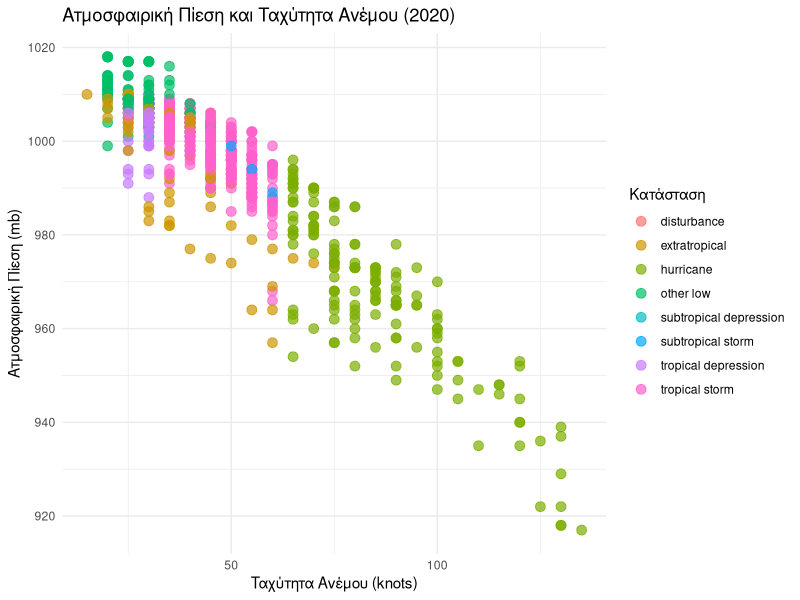
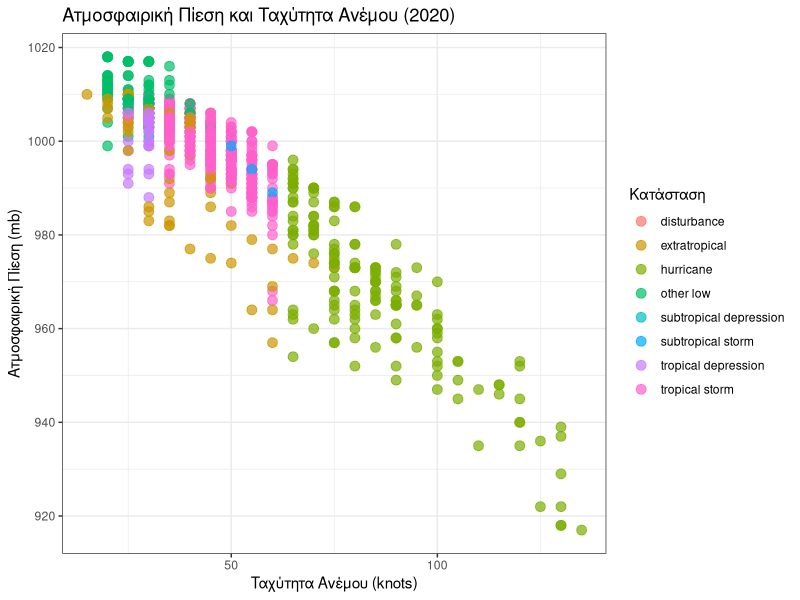
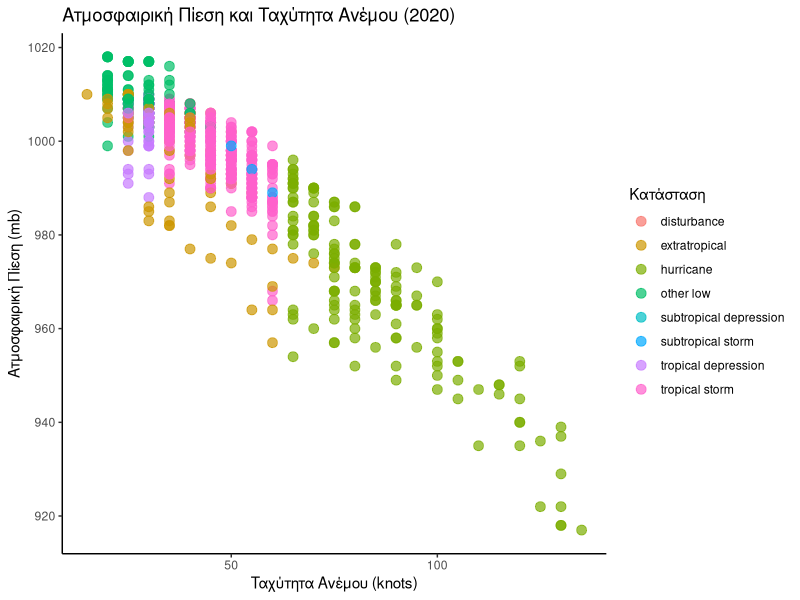
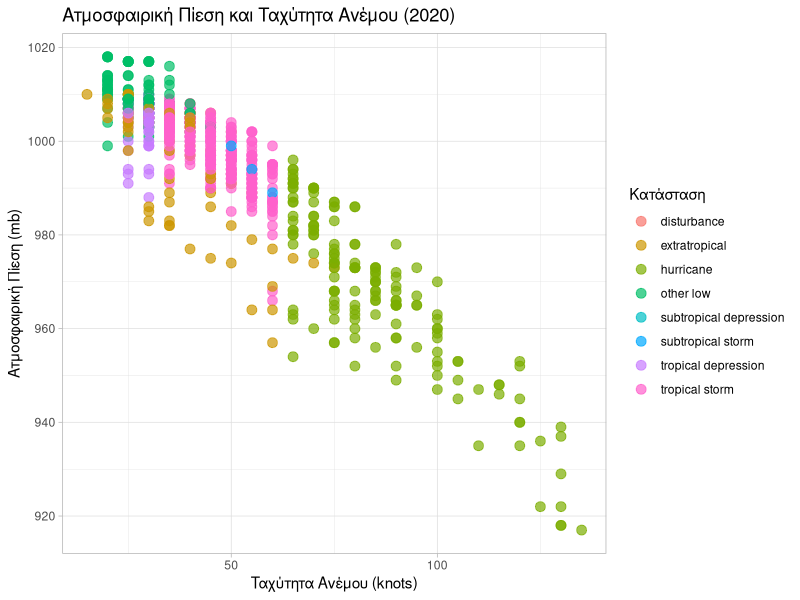
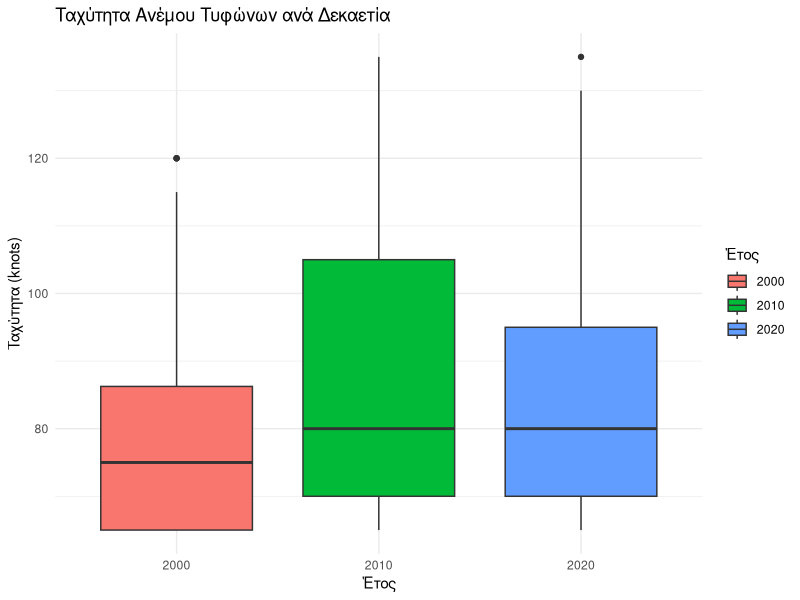
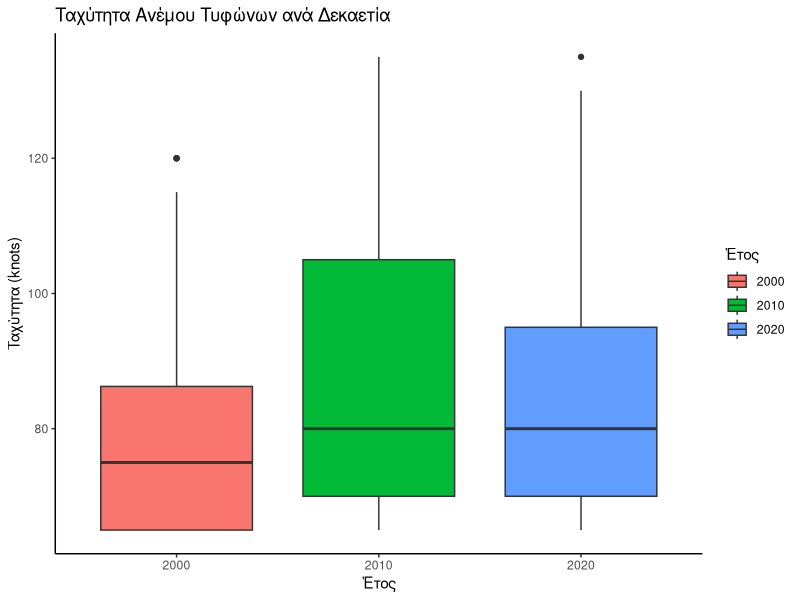
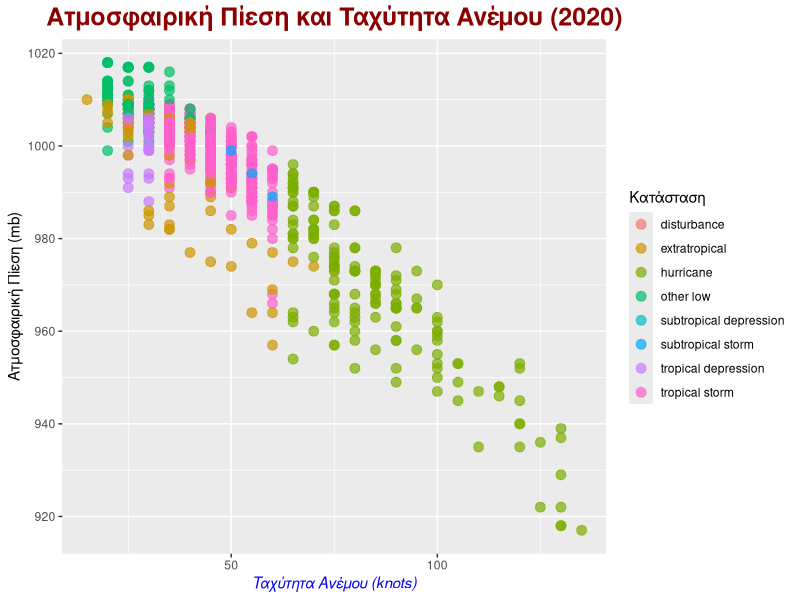
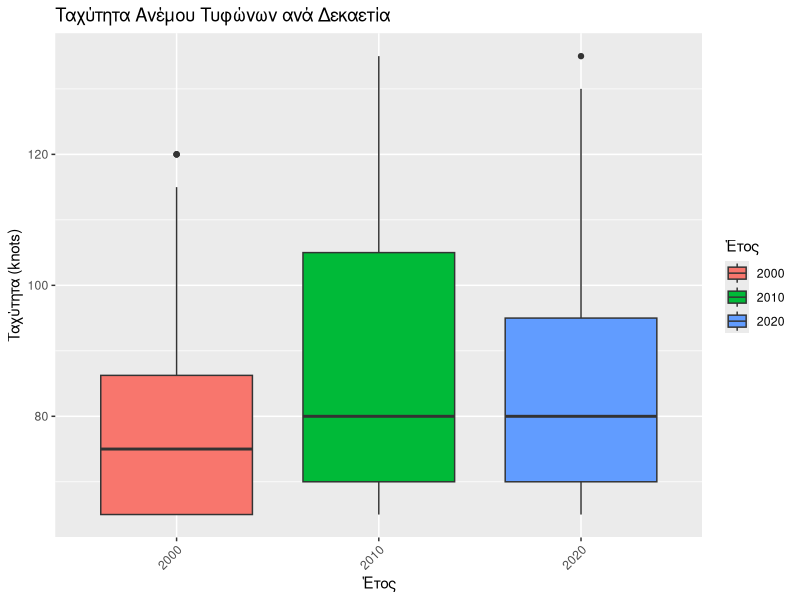

Write the R code that produced these figures, in order.
## ---- chunk 1
library(dplyr)
library(ggplot2)
## ---- chunk 2
# p1: Ένα διάγραμμα διασποράς (Scatter plot)
p1 <- storms |> 
  filter(year == 2020) |> 
  ggplot(aes(x = wind, y = pressure, color = status)) +
  geom_point(size = 3, alpha = 0.7) +
  labs(title = "Ατμοσφαιρική Πίεση και Ταχύτητα Ανέμου (2020)",
       x = "Ταχύτητα Ανέμου (knots)", y = "Ατμοσφαιρική Πίεση (mb)",
       color = "Κατάσταση")

# p2: Ένα θηκόγραμμα (Boxplot)
p2 <- storms |> 
  filter(year %in% c(2000, 2010, 2020), status == "hurricane") |> 
  ggplot(aes(x = factor(year), y = wind, fill = factor(year))) +
  geom_boxplot() +
  labs(title = "Ταχύτητα Ανέμου Τυφώνων ανά Δεκαετία",
       x = "Έτος", y = "Ταχύτητα (knots)", fill = "Έτος")
## ---- chunk 3
p1 + theme_minimal() # Λευκό φόντο, χωρίς περίγραμμα
p1 + theme_bw()      # Κλασικό ασπρόμαυρο
p1 + theme_classic() # Εντελώς καθαρό (χωρίς πλέγμα, μόνο άξονες X/Y)
p1 + theme_light()   # Ανοιχτόχρωμο
## ---- chunk 4
# Με minimal έχουμε ένα καθαρό λευκό φόντο με αχνές γραμμές πλέγματος
p2 + theme_minimal()

# Με classic οι γραμμές πλέγματος (grid lines) εξαφανίζονται εντελώς
# και μένουν μόνο οι γραμμές των αξόνων X και Y.
p2 + theme_classic()
## ---- chunk 5
p1 + 
  theme(
    # Αλλάζουμε τον κεντρικό τίτλο
    plot.title = element_text(
      color = "darkred",   # Χρώμα
      size = 18,           # Μέγεθος
      face = "bold",       # bold, italic, bold.italic
      hjust = 0.5          # Στοίχιση στο κέντρο (0 = αριστερά, 1 = δεξιά)
    ),
    
    # Αλλάζουμε τον τίτλο του άξονα X
    axis.title.x = element_text(
      face = "italic", 
      color = "blue"
    )
  )
## ---- chunk 6
p2 + 
  theme(
    axis.text.x = element_text(angle = 45, hjust = 1)
  )
## ---- chunk 7
p2 + 
  theme_minimal() + # Πάντα πρώτα το έτοιμο θέμα!
  theme(
    plot.title = element_text(hjust = 0.5, face = "bold", size = 16),
    axis.title = element_text(size = 14) # Το axis.title αλλάζει και το X και το Y
  )
## ---- chunk 8
# Μεταφορά του υπομνήματος στο κάτω μέρος
p1 + theme(legend.position = "bottom")

# Μεταφορά στο επάνω μέρος
p1 + theme(legend.position = "top")

# Πλήρης αφαίρεση του υπομνήματος
p1 + theme(legend.position = "none")
## ---- chunk 9
p1 + theme(
  # Αλλάζουμε το φόντο του υπομνήματος
  legend.background = element_rect(fill = "lightyellow", color = "black"),
  
  # Αλλάζουμε το κείμενο του τίτλου του υπομνήματος
  legend.title = element_text(face = "bold", color = "red")
)
## ---- chunk 10
p1 + 
  theme(
    legend.position = "bottom",
    legend.title = element_blank()
  )
## ---- chunk 11
p1 + 
  theme(
    panel.background = element_rect(fill = "lightblue"),
    plot.background = element_rect(fill = "gray90")
  )
## ---- chunk 12
p1 + 
  theme(
    panel.grid.major = element_line(color = "gray50", linetype = "dashed"),
    panel.grid.minor = element_line(color = "lightpink", size = 0.5)
  )
## ---- chunk 13
p2 + 
  theme_bw() + 
  theme(
    # Εξαφανίζουμε τις δευτερεύουσες γραμμές
    panel.grid.minor = element_blank(),
    
    # Εξαφανίζουμε τις κάθετες κύριες γραμμές (του άξονα Χ)
    panel.grid.major.x = element_blank()
  )
## ---- chunk 14
p2 + 
  theme_classic() +
  theme(
    legend.position = "top",
    panel.grid.major.y = element_line(color = "gray80", linetype = "dashed")
  )
## ---- chunk 15
storms |> 
  filter(year == 2015, status == "hurricane") |> 
  ggplot(aes(x = pressure)) +
  geom_histogram(binwidth = 10, fill = "darkblue", color = "white") +
  labs(
    title = "Κατανομή Ατμοσφαιρικής Πίεσης Τυφώνων (2015)",
    x = "Ατμοσφαιρική Πίεση (mb)",
    y = "Συχνότητα"
  ) +
  theme_minimal() +
  theme(
    plot.title = element_text(face = "bold", size = 16, hjust = 0.5),
    panel.grid = element_blank(),
    panel.background = element_rect(fill = "gray95", color = NA)
  )
